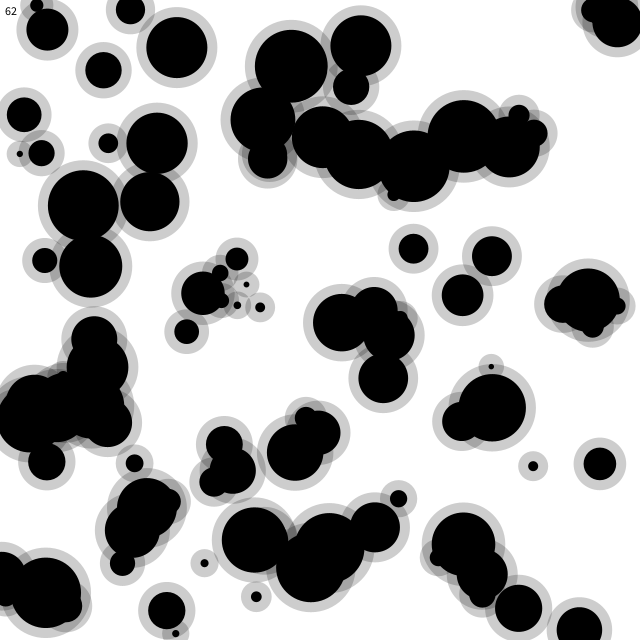
Frame 1 (no input)
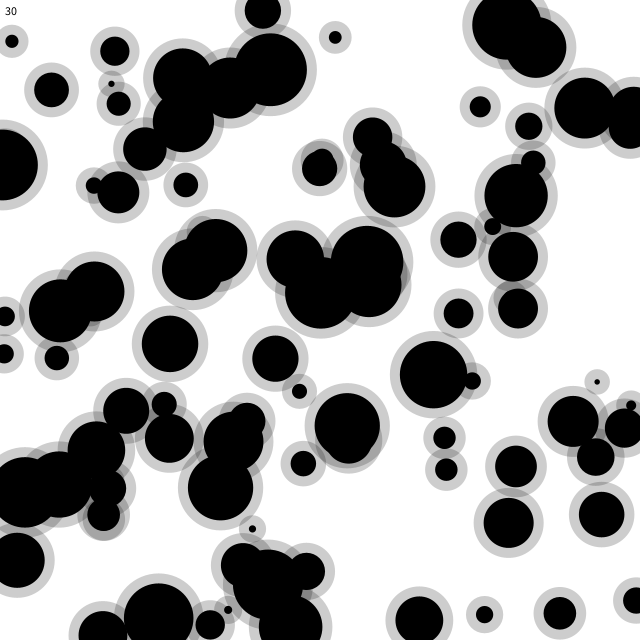
Frame 60 (the mouse pressed at the canvas centre just before this capture)
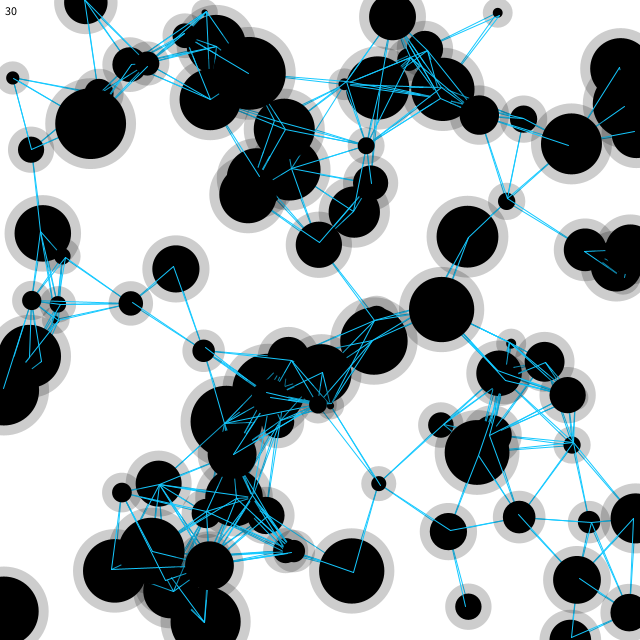
Frame 120 (the mouse held since frame 60 and released just before this capture)

The Processing sketch that drew these frames (run headless with seeded random() and noise(); from frame 60 on, the mouse is pressed at the canvas centre):

// Processing sketch: processing_161721
// ── processing_161721.pde

/* THIS HAS NEVER BEEN DONE BEFORE. (Sarcasm) every user needs there own one to show off though. */

ArrayList bubbles = new ArrayList();
boolean lines = false;
boolean clickOnce;

void setup() {
  size(640, 640);
  frameRate(32);
  noStroke();
  
  for (int i = 0; i <= 100; i++) {
    bubbles.add(new Bubble(new PVector(random(width), random(height)), random(5, 75)));
  }
}

void draw() {
  background(255);

  for (int i = 0; i < bubbles.size(); i++) {
    Bubble b = (Bubble) bubbles.get(i);
    if (lines) {
      for (int q = 0; q < bubbles.size(); q++) {
        Bubble b2 = (Bubble) bubbles.get(q);
        float d = PVector.dist(b.loc, b2.loc);
        if (d < 100) {
          stroke(20, 200, 255);
          line(b.loc.x, b.loc.y, b2.loc.x, b2.loc.y);
        }
      }
    }
    b.draw();
    b.moveBubble();
    //b.applyForce(gravity);
    b.boundaries();
  }
  fill(0);
  text((int)frameRate, 5, 15);
}

void mousePressed() {
  if (lines && clickOnce == false) {
    lines = false;
    clickOnce = true;
  }
  else if (!lines && clickOnce == false) {
    lines = true;
    clickOnce = true;
  }
}

void mouseReleased() {
  clickOnce = false;
}

class Bubble {
  PVector loc;
  PVector acc;
  PVector vel;

  float mass = 1;
  float size;

  Bubble(PVector loc_, float size_) {
    loc = loc_;
    vel = new PVector(random(-3, 3), random(-3, 3));

    size = size_;
  }

  void draw() {
    noStroke();
    fill(0, 50);
    ellipse(loc.x, loc.y, size+20, size+20);
    fill(0);
    ellipse(loc.x, loc.y, size, size);
  }

  void moveBubble() {
    loc.add(vel);
  }
  void boundaries() {
    if (loc.y < 0)
      vel.y *= -1;
    if (loc.y > height)
      vel.y *= -1;
    if (loc.x > width)
      vel.x *= -1;
    if (loc.x < 0)
      vel.x *= -1;
  }
}
